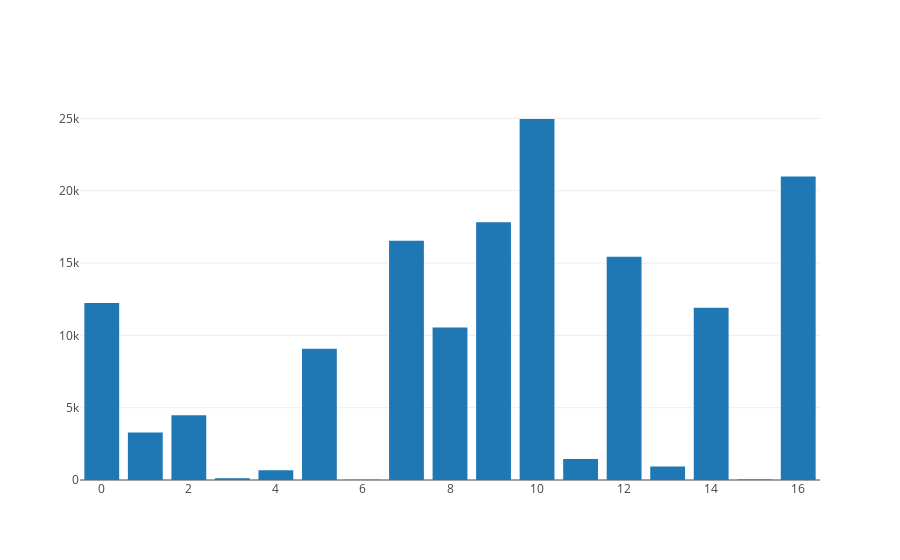

Write notebook code for a chart like this one.
### Code cell
import plotly.offline as py
py.init_notebook_mode(connected=True)
import plotly.graph_objs as go


data=[go.Bar(x=list(counts.keys()), y=list(counts.values()))]
py.iplot(data, filename='train-label-dist')

### Figure 1 — Plotly figure (JSON) as saved in the notebook; plotly's stock layout.template omitted (floating-point values rounded to 4 significant figures)
{"data": [{"type": "bar", "x": [0, 1, 2, 3, 4, 5, 6, 7, 8, 9, 10, 11, 12, 13, 14, 15, 16], "y": [12243, 3283, 4477, 115, 674, 9068, 13, 16539, 10552, 17826, 24961, 1460, 15434, 938, 11915, 30, 20982]}], "layout": {}}
